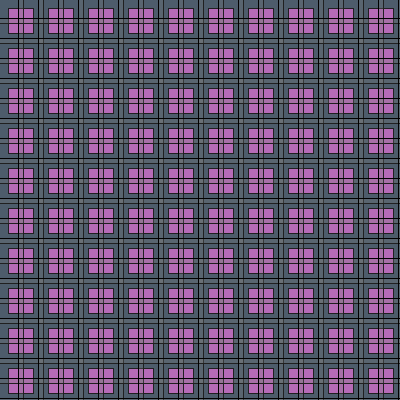
Frame 1 (no input)
Frame 60 (the mouse pressed at the canvas centre just before this capture): identical to frame 1, image omitted
Frame 120 (the mouse held since frame 60 and released just before this capture): identical to frame 1, image omitted

The Processing sketch that drew this single still picture (run headless with seeded random() and noise(); from frame 60 on, the mouse is pressed at the canvas centre):

// Processing sketch: processing_134660
// ── processing_134660.pde

//establish variables
int a = 25;
int b = 25;
float followerX;
float followerY;
float easing = 0.01;

void setup(){
  size(400, 400);
  background(60, 80, 100);
  //procedural drawing initializes in setup
  //so as to allow it to be drawn over
   for(int i = 8; i <= 400; i += 40){
    for(int j = 8; j <= 400; j += 40){
      fill(201, 101, 203);
      rect(i, j, a, b);
    }
  }
  for(int k = -2; k <= 400; k += 20){
    for(int l = -2; l <= 400; l += 20){
      fill(124, 124, 124, 65);
      rect(k, l, a, b);
    }
  }
}

void draw(){
  //complete setup for easing
  float targetX = mouseX;
  float targetY = mouseY;
  followerX += (targetX - followerX) * easing;
  followerY += (targetY - followerY) * easing;
  if(mousePressed){
    if(mouseButton == LEFT){
      fill(0);
      ellipse(mouseX, mouseY, a, b); //ellipse at cursor
    }else if(mouseButton == RIGHT){
      fill(255);
      rect(pmouseX, pmouseY, a, b); //rectangle at last cursor spot
    }else if(mouseButton == CENTER){
      //ellipse using easing
      fill(124, 124, 124, 65);
      ellipse(followerX, followerY, a, b);
    }
  }
}
